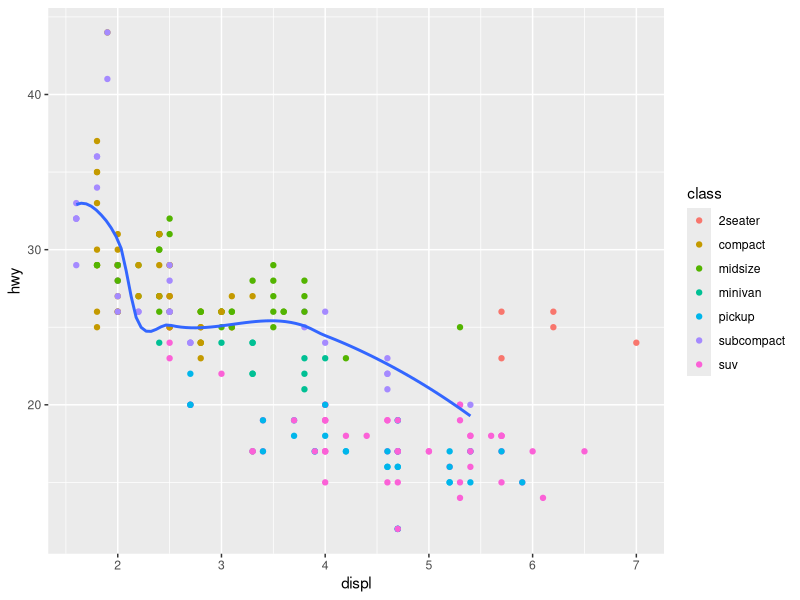

This chart was generated by the following R code:
library(ggplot2)
library(dplyr)
ggplot(data = mpg, mapping = aes(x=displ, y=hwy))+
  geom_point(mapping = aes(color=class))+
  geom_smooth(data=filter(mpg, class=="subcompact"), se=FALSE)
